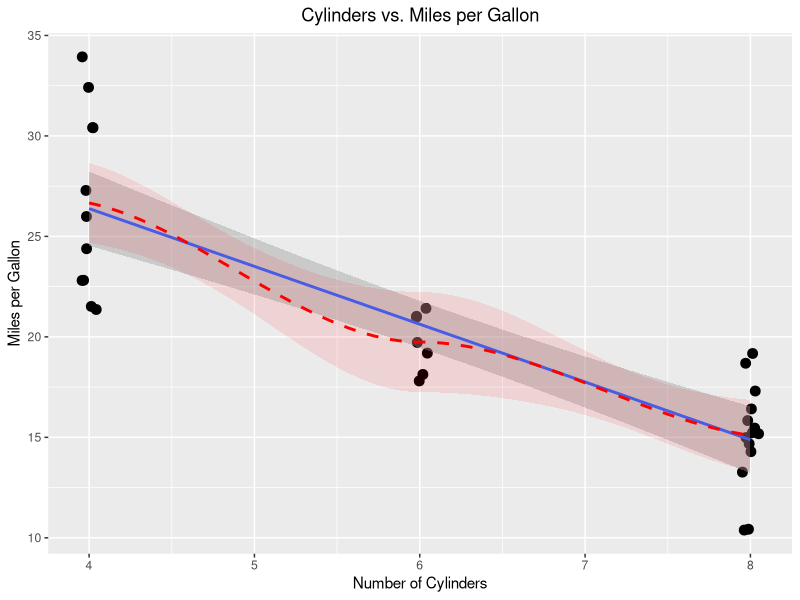
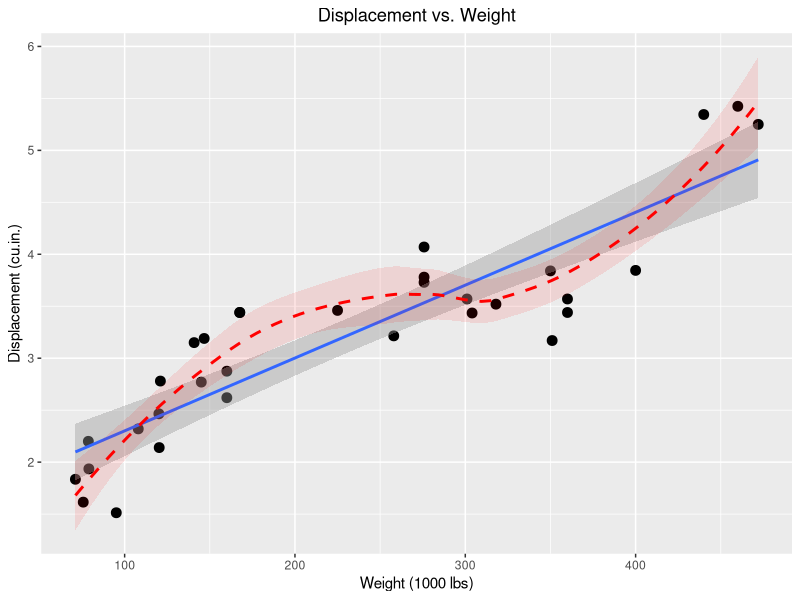

Reproduce these figures in R, in order.
## ---- chunk 1
library(kableExtra)

kable(mtcars, "html")
## ---- chunk 2
#| label: fig-cap
#| layout-ncol: 2
#| fig-cap:
#|  - "MPG vs cylinders"
#|  - "Displacement vs weight"
#| cap-location: bottom

library(tidyverse)

mtcars %>%
  ggplot(aes(x = cyl, y = mpg)) +
    geom_point(size = 3, position = position_jitter(width = 0.05)) +
    geom_smooth(formula = y ~ x, method = "lm") +
    geom_smooth(
        formula = y ~ x, 
        method = "loess", 
        linetype = "dashed", 
        color = "red", 
        fill = "red", 
        alpha = 0.1
    ) +
    labs(
        title = "Cylinders vs. Miles per Gallon",
        x = "Number of Cylinders",
        y = "Miles per Gallon"
    ) +
    theme(
        plot.title = element_text(hjust = 0.5)
    )

mtcars %>%
  ggplot(aes(x = disp, y = wt)) +
    geom_point(size = 3) +
    geom_smooth(formula = y ~ x, method = "lm") +
    geom_smooth(
        formula = y ~ x, 
        method = "loess", 
        linetype = "dashed", 
        color = "red", 
        fill = "red", 
        alpha = 0.1
    ) +
    labs(
        title = "Displacement vs. Weight",
        x = "Weight (1000 lbs)",
        y = "Displacement (cu.in.)"
    ) +
    theme(
        plot.title = element_text(hjust = 0.5)
    )
